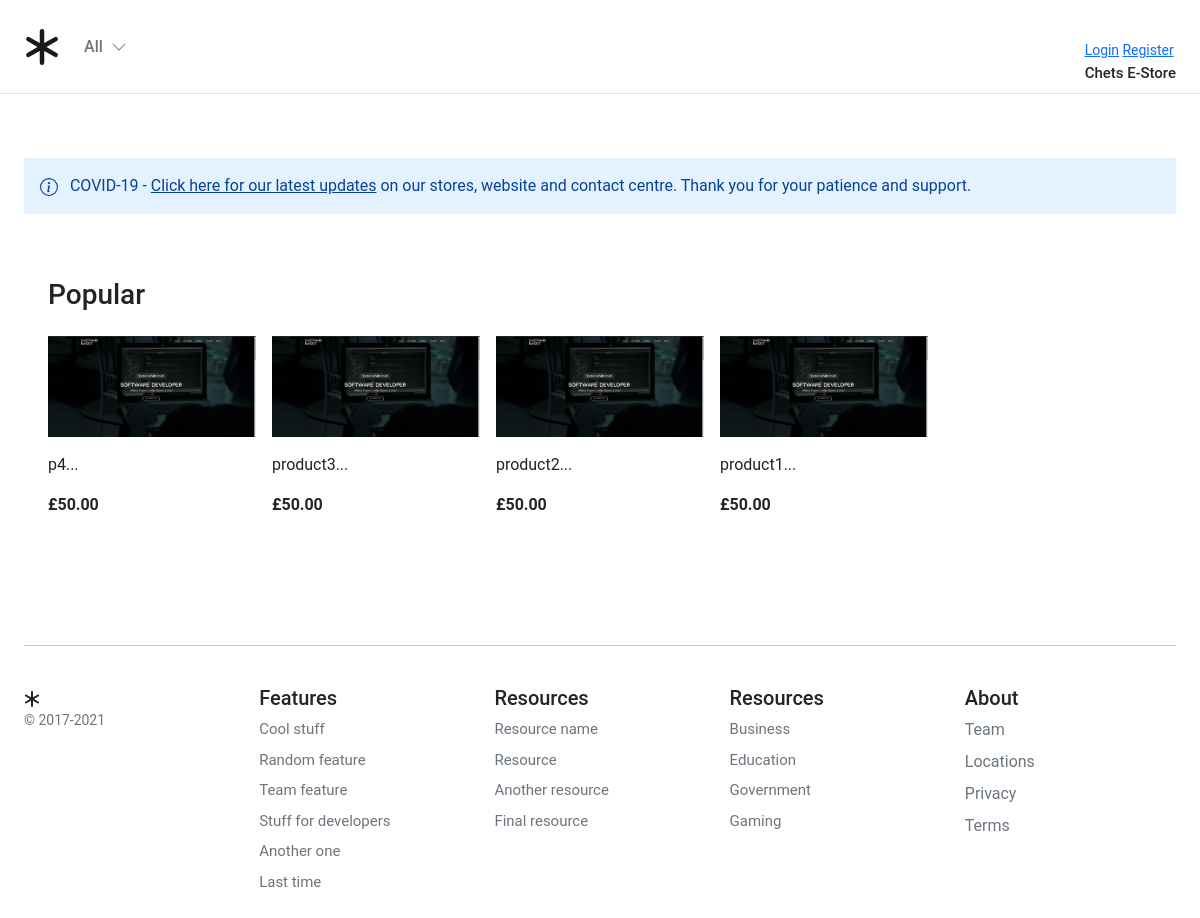
The page / on the database its author committed.
### store/models.py (models this page shows, shortened)
class ProductImage(models.Model):
    product = models.ForeignKey(Product, on_delete=models.CASCADE, related_name="product_image")
    image = models.ImageField(
        verbose_name=_("image"),
        help_text=_("Upload a product image"),
        upload_to="images/",
        default="static/resume.png",
    )
    alt_text = models.CharField(
        verbose_name=_("Alturnative text"),
        help_text=_("Please add alturnative text"),
        max_length=255,
        null=True,
        blank=True,
    )
    is_feature = models.BooleanField(default=False)
    created_at = models.DateTimeField(auto_now_add=True, editable=False)
    updated_at = models.DateTimeField(auto_now=True)
    class Meta:
        verbose_name = _("Product Image")
        verbose_name_plural = _("Product Images")

class Product(models.Model):
    product_type = models.ForeignKey(ProductType, on_delete=models.RESTRICT)
    category = models.ForeignKey(Category, on_delete=models.RESTRICT)
    title = models.CharField(
        verbose_name=_("title"),
        help_text=_("Required"),
        max_length=255,
    )
    description = models.TextField(verbose_name=_("description"), help_text=_("Not Required"), blank=True)
    slug = models.SlugField(max_length=255)
    regular_price = models.DecimalField(
        verbose_name=_("Regular price"),
        help_text=_("Maximum 999.99"),
        error_messages={
            "name": {
                "max_length": _("The price must be between 0 and 999.99."),
            },
        },
        max_digits=5,
        decimal_places=2,
    )
    discount_price = models.DecimalField(
        verbose_name=_("Discount price"),
        help_text=_("Maximum 999.99"),
        error_messages={
            "name": {
                "max_length": _("The price must be between 0 and 999.99."),
            },
        },
        max_digits=5,
        decimal_places=2,
    )
    is_active = models.BooleanField(
        verbose_name=_("Product visibility"),
        help_text=_("Change product visibility"),
        default=True,
    )
    created_at = models.DateTimeField(_("Created at"), auto_now_add=True, editable=False)
    updated_at = models.DateTimeField(_("Updated at"), auto_now=True)
    users_wishlist = models.ManyToManyField(settings.AUTH_USER_MODEL, related_name="user_wishlist", blank=True)
    class Meta:
        ordering = ("-created_at",)
        verbose_name = _("Product")
        verbose_name_plural = _("Products")
    def get_absolute_url(self):
        return reverse("store:product_detail", args=[self.slug])

### store/views.py (the view)
# urls.py: path('', views.product_all, name='store_home'),
def product_all(request):
    products = Product.objects.prefetch_related("product_image").filter(is_active=True)
    return render(request, "store/index.html", {"products": products})

### basket/context_processors.py (called while the page is built)
def basket(request):
    return {'basket': Basket(request)}

### store/context_processors.py (called while the page is built)
def categories(request):
    return {"categories": Category.objects.filter(level=0)}

### store/models.py (called while the page is built)
    def get_absolute_url(self):
        return reverse("store:category_list", args=[self.slug])

### templates/store/index.html (shortened to what this page needs)
{% extends "base.html" %}
{% load static %}
{% block content %}
<div class="container">
  <div class="alert alert-primary fw600 rounded-0 border-0 pb-3" role="alert">
    COVID-19 - <u>Click here for our latest updates</u> on our stores, website and contact centre. Thank you for
    your patience and support.
  </div>
  <div class="container">
    <div class="row">
      <div class="album py-5">
        <div class="pb-3">
          <h1 class="h3">Popular</h1>
        </div>
        {% if not products %}
        <div class="col-12">There are currently no products active</div>
        {% else %}
        <div class="row row-cols-1 row-cols-sm-2 row-cols-md-5 g-3">
          {% for product in products %}
          <div class="col">
            <div class="card border-0">
              {% for image in product.product_image.all %}
              {% if image.is_feature %}
              <img class="img-fluid" alt="Responsive image" src="{{ image.image.url }}">
              {% else %}
                <img class="img-fluid" alt="Responsive image" src="{% static 'resume.png' %}">
              {% endif %}
              {% endfor %}
              <div class="card-body px-0">
                <p class="card-text">
                  <a class="text-dark text-decoration-none"
                    href="{{ product.get_absolute_url }}">{{ product.title|slice:":50" }}...</a>
                </p>
                <div class="fw-bold">£{{product.regular_price}}</div>
              </div>
            </div>
          </div>
          {% endfor %}
        </div>
        {% endif %}
      </div>
    </div>
  </div>
  {% endblock %}

### static/core/css/base.css (style rules this page uses)
@media (min-width: 1000px) { .container { max-width: 1000px; } }
@media (max-width: 1200px) { .container { max-width: 100%; padding:0 24px; } }
.alert-primary { background-color: #E4F1FF; }
html, body, p, div { letter-spacing: -0.02px; font-family: 'Roboto', sans-serif; }

### rows shown on the page
Product: title "p4", regular_price "50.00"
ProductImage: is_feature False (drawn)
Product: title "product3", regular_price "50.00"
ProductImage: is_feature False (drawn)
Product: title "product2", regular_price "50.00"
ProductImage: is_feature False (drawn)
Product: title "product1", regular_price "50.00"
ProductImage: is_feature False (drawn)
